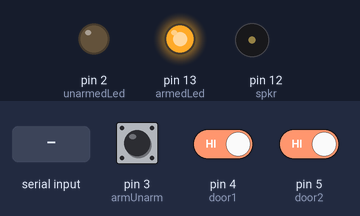
This sketch was run on a simulated Arduino Nano, built with avr-gcc and run on an emulated ATmega328P. Shown: output pins drawn as LEDs (lit = HIGH), buzzer (waves = sounding). Dashed ring = blinking. The test bench sets the inputs (shaded band); at power-on: pin 3 (armUnarm) HIGH, pin 4 (door1) HIGH, pin 5 (door2) HIGH. What the sketch prints to the serial monitor is not drawn.

Above: at 1.4 s.
1.5 s: pin 3 (armUnarm) pulled LOW for 0.15 s
At 2.3 s:
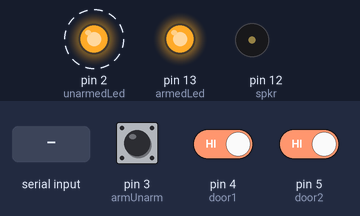
4.6 s: pin 4 (door1) driven LOW
At 5.86 s:
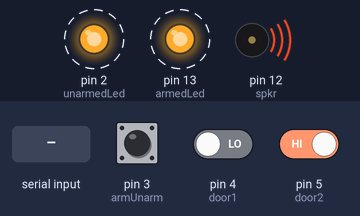
7.6 s: "1\n" received over Serial
At 7.99 s:
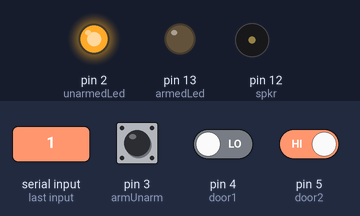
10.6 s: pin 3 (armUnarm) pulled LOW for 1 s
At 11.58 s:
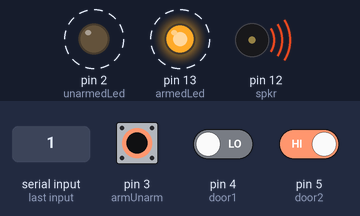
13.6 s: "0\n" received over Serial
At 14.6 s:
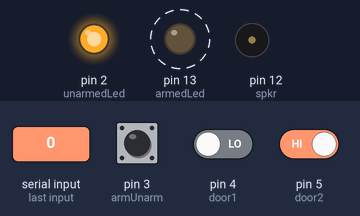
16.6 s: pin 4 (door1) driven HIGH
At 17.3 s:
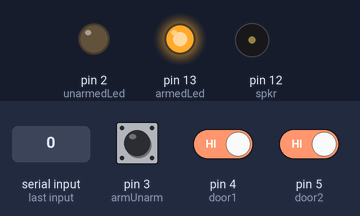
Timing chart, 0 to 19.1 s (numbered marks = the images above; inputs shaded):
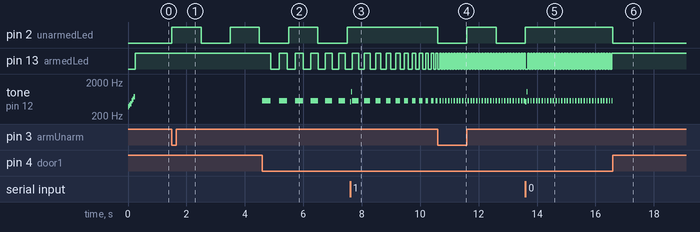

Measured:
- after the input at 1.5 s, pin 2 (unarmedLed): alternates HIGH for 1.0 s and LOW for 1.0 s, starting at once
- after the input at 4.6 s, pin 13 (armedLed): alternates HIGH for 0.25 s and LOW for 0.26 s, starting after 0.29 s; tone on pin 12 (spkr): alternates 554 Hz for 0.26 s and silent for 0.26 s, starting at once
- after the input at 7.6 s, pin 2 (unarmedLed): stays HIGH (without the input it goes to LOW after 0.90 s)
- after the input at 10.6 s, pin 2 (unarmedLed): alternates HIGH for 1.0 s and LOW for 1.0 s, starting at once
- after the input at 13.6 s, pin 2 (unarmedLed): stays HIGH (without the input it goes to LOW after 1.0 s)
- after the input at 16.6 s, pin 2 (unarmedLed): HIGH → LOW at once; pin 13 (armedLed): stops changing and stays HIGH; tone on pin 12 (spkr): goes on until 16.6 s, then stays silent

The sketch:

main.ino
```cpp
#include "tone.h";

// Security points
const int door1 = 4;
const int door2 = 5;

// Miscallaneous inputs/outputs
const int unarmedLed = 2;	 // LED to light up when unarmed
const int armUnarm	 = 3;	 // button used to arm/unarm
const int spkr			 = 12;
const int armedLed	 = 13;	// LED to light up when armed

// Configuration parameters
const String pass				 = "113";	 // password
const int securityPoints = 2;			 // number of security points

const int maxWarnLevel	= 250;	// maximum warnLevel
const int warnDelayRef	= 300;	// the number to subtract warnLevel from
const int warnIncrement = 7;		// increment maxLevel by this number

// Program booleans
bool isArmed		= 1;	// armed status. set to initialize as armed or unarmed
bool soundAlarm = 0;	// should the program sound the alarm?
bool unarmButtonDown = 0;	 // boolean that prevents unarm right after rearm
													 // until unarm button is depressed

// Program variables
int warnLevel							 = 0;
int isOpen[securityPoints] = {	// status of security points.
		false, false};

bool waitingForPass = 0;
String readString;

unsigned long currentMillis		= millis();
unsigned long unarmIntTracker = 0;
unsigned long alarmIntTracker = 0;
bool flipflopUnarmState				= LOW;
bool flipflopAlarmState				= LOW;

// Melodies
int initMelody[]		= {FS4, GS4, AS4, CS5, DS5, FS5};
int initDurations[] = {100, 100, 100, 100, 100, 100};

int unarmMelody[]		 = {B3, B2};
int unarmDurations[] = {50, 50};

int armMelody[]		 = {C5, C6};
int armDurations[] = {50, 50};

int alarmNote = CS5;

int noteDelay = 40;

void setup() {
	Serial.begin(9600);

	// Security points
	pinMode(door1, INPUT_PULLUP);
	pinMode(door2, INPUT_PULLUP);

	// Misc. inputs/outputs
	pinMode(armUnarm, INPUT_PULLUP);
	pinMode(unarmedLed, OUTPUT);
	pinMode(armedLed, OUTPUT);

	Serial.println("Initialized.");

	playMelody(6, initMelody, initDurations, noteDelay);

	if (isArmed == 1) {
		Serial.println("Currently ARMED.");
		digitalWrite(armedLed, HIGH);
	} else {
		Serial.println("Currently UNARMED.");
		digitalWrite(unarmedLed, HIGH);
	}
}

void playMelody(int melodyLength, int *melody, int *noteDur, int noteDelay) {
	for (int i = 0; i < melodyLength; i++) {
		tone(spkr, melody[i], noteDur[i]);
		delay(noteDelay);
		noTone(spkr);
	}
}

void flipLed(int ledPin, bool &state) {
	if (state == LOW) {
		state = HIGH;
	} else {
		state = LOW;
	};

	digitalWrite(ledPin, state);
}

void loop() {
	// - Security Points -

	// door1
	if (digitalRead(door1) == LOW && isOpen[0] == false) {
		Serial.println("Door1 has opened.");
		isOpen[0] = true;
		if (isArmed == true) soundAlarm = 1;
	} else if (digitalRead(door1) == HIGH && isOpen[0] == true) {
		isOpen[0]	 = false;
		soundAlarm = 0;
		Serial.println("Door1 has closed.");
	}

	// door2
	if (digitalRead(door2) == LOW && isOpen[1] == false) {
		Serial.println("Door2 has opened.");
		isOpen[1] = true;
		if (isArmed == true) soundAlarm = 1;
	} else if (digitalRead(door2) == HIGH && isOpen[1] == true) {
		isOpen[1]	 = false;
		soundAlarm = 0;
		Serial.println("Door2 has closed.");
	}

	// - Arm/Unarm -

	if ((digitalRead(armUnarm) == LOW || waitingForPass == 1) &&
			unarmButtonDown == 0) {
		if (isArmed == 1 || waitingForPass == 1) {
			if (waitingForPass == 0) {
				waitingForPass = 1;
				Serial.println("To unarm, please enter the password.");
				Serial.print("password> ");
			}

			if (Serial.available()) {
				char c = Serial.read();

				if (c != '\n') {
					readString += c;
				} else {
					Serial.println(readString);

					if (readString == pass) {
						isArmed = 0;

						playMelody(2, unarmMelody, unarmDurations, noteDelay);
						Serial.println("Successfully UNARMED.");
					} else {
						playMelody(2, armMelody, unarmDurations, noteDelay);
						Serial.println("Wrong password!");
					}
					readString		 = "";
					waitingForPass = 0;
				}
			}

			currentMillis = millis();

			// async blink unarm led every 250ms
			if (currentMillis - unarmIntTracker >= 1000 && waitingForPass == 1) {
				unarmIntTracker = currentMillis;
				flipLed(unarmedLed, flipflopUnarmState);
			}
		} else {
			isArmed					= 1;
			waitingForPass	= 0;
			unarmButtonDown = 1;

			playMelody(2, armMelody, armDurations, noteDelay);
			Serial.println("Successfully ARMED.");
		}
	}

	// - Button safety -
	if (digitalRead(armUnarm) == HIGH && unarmButtonDown == 1) {
		unarmButtonDown = 0;
	}

	// - Ignore Serial input unless we're waiting for it -
	if (waitingForPass == 0) {
		while (Serial.available()) { Serial.read(); }
	}

	// - Activate unarmed/armed LEDs -

	if (isArmed == 1 && waitingForPass == 0 && soundAlarm == 0) {
		digitalWrite(armedLed, HIGH);
		digitalWrite(unarmedLed, LOW);
	} else if (waitingForPass == 0 && soundAlarm == 0) {
		digitalWrite(unarmedLed, HIGH);
		digitalWrite(armedLed, LOW);
	}

	// - Sound alarm -

	if (soundAlarm == 1) {
		currentMillis = millis();

		if ((currentMillis - alarmIntTracker) >= (warnDelayRef - warnLevel)) {
			alarmIntTracker = currentMillis;

			if (warnLevel < maxWarnLevel) { warnLevel = warnLevel + warnIncrement; };

			flipLed(armedLed, flipflopAlarmState);

			if (flipflopAlarmState == HIGH) {
				tone(spkr, alarmNote);
			} else {
				noTone(spkr);
			}
		}
	} else {
		warnLevel = 0;
		noTone(spkr);
	}
}
```

tone.h
```cpp
// (licence header left out)
#ifndef _Tone_h
#define _Tone_h

#include <stdint.h>

/*************************************************
* Public Constants
*************************************************/

#define B0  31
#define C1  33
#define CS1 35
#define D1  37
#define DS1 39
#define E1  41
#define F1  44
#define FS1 46
#define G1  49
#define GS1 52
#define A1  55
#define AS1 58
#define B1  62
#define C2  65
#define CS2 69
#define D2  73
#define DS2 78
#define E2  82
#define F2  87
#define FS2 93
#define G2  98
#define GS2 104
#define A2  110
#define AS2 117
#define B2  123
#define C3  131
#define CS3 139
#define D3  147
#define DS3 156
#define E3  165
#define F3  175
#define FS3 185
#define G3  196
#define GS3 208
#define A3  220
#define AS3 233
#define B3  247
#define C4  262
#define CS4 277
#define D4  294
#define DS4 311
#define E4  330
#define F4  349
#define FS4 370
#define G4  392
#define GS4 415
#define A4  440
#define AS4 466
#define B4  494
#define C5  523
#define CS5 554
#define D5  587
#define DS5 622
#define E5  659
#define F5  698
#define FS5 740
#define G5  784
#define GS5 831
#define A5  880
#define AS5 932
#define B5  988
#define C6  1047
#define CS6 1109
#define D6  1175
#define DS6 1245
#define E6  1319
#define F6  1397
#define FS6 1480
#define G6  1568
#define GS6 1661
#define A6  1760
#define AS6 1865
#define B6  1976
#define C7  2093
#define CS7 2217
#define D7  2349
#define DS7 2489
#define E7  2637
#define F7  2794
#define FS7 2960
#define G7  3136
#define GS7 3322
#define A7  3520
#define AS7 3729
#define B7  3951
#define C8  4186
#define CS8 4435
#define D8  4699
#define DS8 4978


/*************************************************
* Definitions
*************************************************/

class Tone
{
  public:
    void begin(uint8_t tonePin);
    bool isPlaying();
    void play(uint16_t frequency, uint32_t duration = 0);
    void stop();

  private:
    static uint8_t _tone_pin_count;
    uint8_t _pin;
    int8_t _timer;
};

#endif
```
